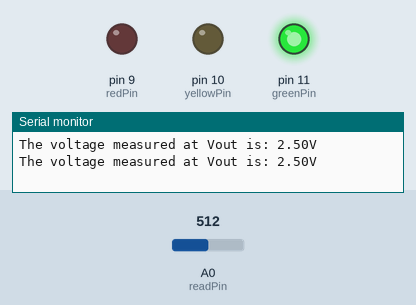
Simulated run of this sketch. Board: Arduino Uno, built with avr-gcc and run on an emulated ATmega328P. Parts: output pins drawn as LEDs (lit = HIGH), the last lines printed to the serial monitor. Inputs (shaded band) come from the test bench; at power-on: A0 (readPin) = 512.

Above: at 1.8 s.
1.9 s: A0 (readPin) set to 602
3.4 s: A0 (readPin) set to 628
At 5.0 s:
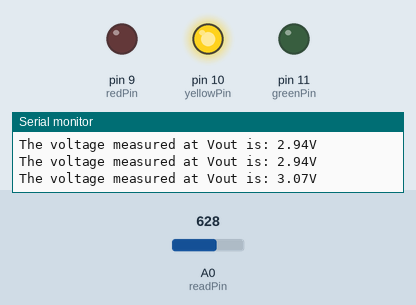
5.5 s: A0 (readPin) set to 802
7.2 s: A0 (readPin) set to 830
At 9.2 s:
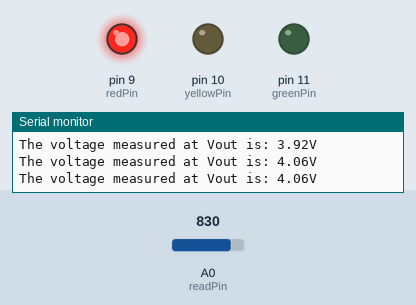
9.5 s: A0 (readPin) set to 716
At 11.0 s:
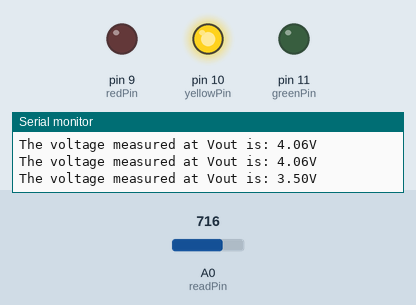
11.5 s: A0 (readPin) set to 900
At 12.6 s:
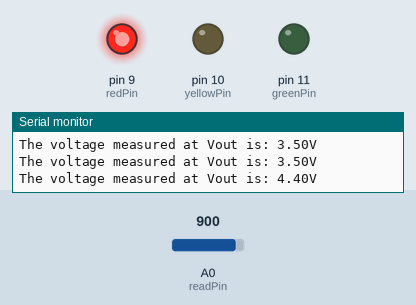
Timing chart, 0 to 14.5 s (numbered marks = the images above; inputs shaded):
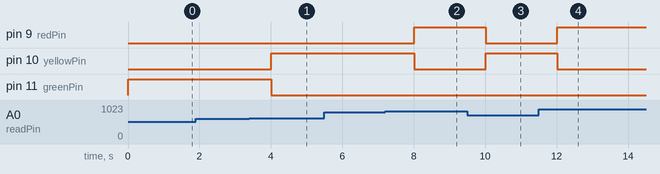

The sketch:

Lesson13.ino
```cpp
// Lesson 13: Understanding if statements
int realVal;
int redPin = 9;
int yellowPin = 10;
int greenPin = 11;
int readPin = A0;
int delay_time=1000;
float V2;

void setup() {
  Serial.begin(9600);
  pinMode(readPin,INPUT);
  pinMode(redPin,OUTPUT);
  pinMode(yellowPin,OUTPUT);
  pinMode(greenPin,OUTPUT);

}

void loop() {
  realVal = analogRead(readPin);
  V2 = (5./1023.)*realVal;
  Serial.print("The voltage measured at Vout is: ");
  Serial.print(V2);
  Serial.println("V");

//  // Case 1:
//  if(V2 > 4.)
//  {
//    digitalWrite(redPin, HIGH);
//  }
//  else{
//    digitalWrite(redPin, LOW);
//  }
//  delay(delay_time);


//  // Case 2:
//  if(V2 > 2 && V2 < 3)
//  {
//    digitalWrite(redPin, HIGH);
//  }
//  else{
//    digitalWrite(redPin, LOW);
//  }
//  delay(delay_time);

// Homework: Green on when voltage is less than 3V, Yellow when voltage is between 3 and 4, Red when voltage is greater than 4V.
  if(V2 > 0 && V2 < 3)
  {
    digitalWrite(greenPin, HIGH);
    digitalWrite(redPin, LOW);
    digitalWrite(yellowPin, LOW);

  }

  if(V2 > 3 && V2 < 4){
    digitalWrite(greenPin, LOW);
    digitalWrite(redPin, LOW);
    digitalWrite(yellowPin, HIGH);
  }

  if(V2>4){
    digitalWrite(greenPin, LOW);
    digitalWrite(redPin, HIGH);
    digitalWrite(yellowPin, LOW);
  }
  delay(delay_time);


}
```

Measured:
- the behaviour switches between 613 and 614 on A0 (readPin) (found by bisection; images 0 and 1)
- the behaviour switches between 818 and 819 on A0 (readPin) (found by bisection; images 1 and 2)
- after the input at 3.4 s, pin 10 (yellowPin): LOW → HIGH after 0.60 s; pin 11 (greenPin): HIGH → LOW after 0.60 s
- after the input at 7.2 s, pin 9 (redPin): LOW → HIGH after 0.81 s; pin 10 (yellowPin): HIGH → LOW after 0.81 s
- after the input at 9.5 s, pin 9 (redPin): HIGH → LOW after 0.51 s; pin 10 (yellowPin): LOW → HIGH after 0.51 s
- after the input at 11.5 s, pin 9 (redPin): LOW → HIGH after 0.51 s; pin 10 (yellowPin): HIGH → LOW after 0.51 s
